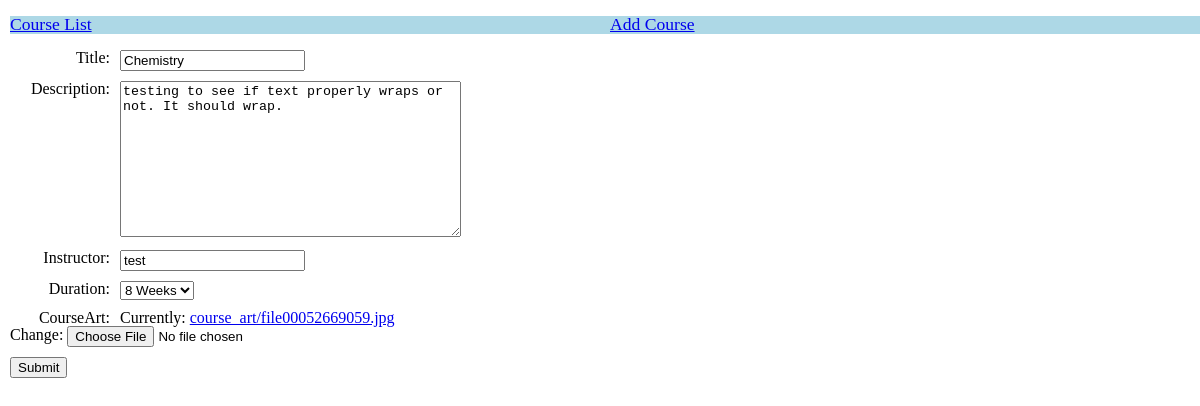
Page /courses/1/change on the earlier database version.
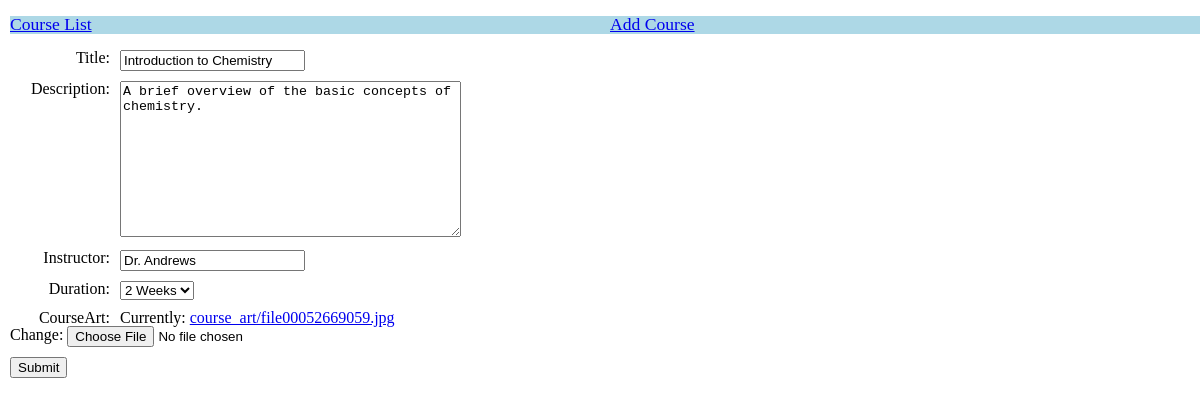
Same page on the later database version.
### courses/models.py (models this page shows, shortened)
class Course(models.Model):
    title = models.CharField(max_length=100)
    description = models.TextField()
    instructor = models.CharField(max_length=100)
    duration = models.IntegerField(choices=[(2, "2 Weeks"), (8, "8 Weeks")])
    courseArt = models.ImageField(upload_to="course_art", max_length=100)

### courses/views.py (the view, shortened to what this page needs)
class CourseAddChangeView(FormView):
    form_class = CourseForm
    template_name = "course_add_change.html"
    success_url = reverse_lazy("list")
    def get_form(self, form_class=None):
        pk = self.kwargs.get('pk', None)
        if pk:
            course = Course.objects.get(pk=pk)
            if self.request.method == "GET" and pk:
                return self.get_form_class()(instance=course)
            elif self.request.method == "POST" and pk:
                return self.get_form_class()(self.request.POST, self.request.FILES, instance=course)
        return super().get_form(form_class)

### courses/forms.py
class CourseForm(ModelForm):
    class Meta:
        model = Course
        exclude = ()

### templates/course_add_change.html (shortened to what this page needs)
{% extends "base.html" %}
{% block body %}
    <form method="POST" enctype="multipart/form-data">
        {{ form.as_p }}
        <input type="submit" name="submit"/>
    </form>
{% endblock %}

Differences in the rows shown:
changed Course: title "Chemistry" → "Introduction to Chemistry"; description "testing to see if text properly wraps or not. It should wrap." → "A brief overview of the basic concepts of chemistry."; instructor "test" → "Dr. Andrews"; duration "8 Weeks" → "2 Weeks"
